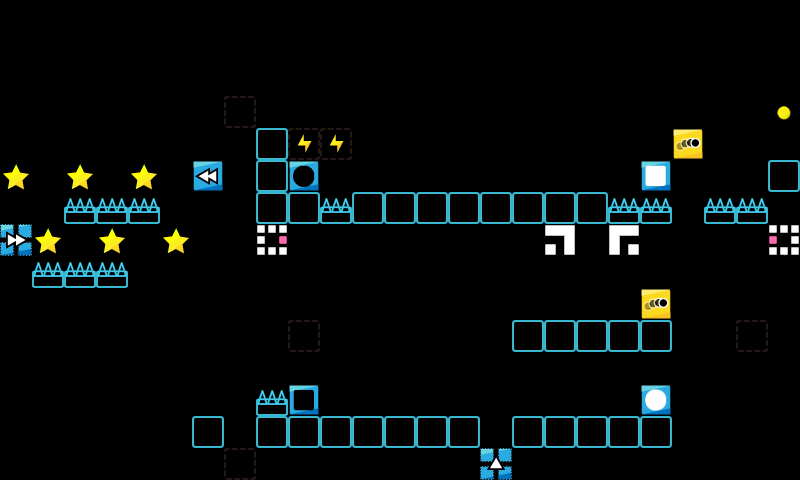

This game map was drawn from its Tiled (.tmx) file and the tilesets committed beside it. A one-line description and the trimmed map source follow:
An orthogonal 25x15 tile map with 32x32 px tiles, 1 tile layer (map) and 4 objects (3x Kinematic, Missile).

<map version="1.2" tiledversion="1.3.1" orientation="orthogonal" renderorder="right-down" compressionlevel="0" width="25" height="15" tilewidth="32" tileheight="32" infinite="0" nextlayerid="3" nextobjectid="5">
 <tileset firstgid="1" name="map_tiles" tilewidth="32" tileheight="32" tilecount="225" columns="15">
  <image source="../../img/map_tiles.png" width="480" height="480" />
 </tileset>
 <layer id="1" name="map" width="25" height="15">
  <data>[375 cells, 69 non-empty, 18 distinct tile ids]</data>
 </layer>
 <objectgroup color="#ffffff" id="2" name="Object Layer 1">
  <object id="1" name="Missile" x="672" y="160" width="32" height="32">
   <properties>
    <property name="direction" value="4" />
    <property name="speed" value="11" />
    <property name="time" value="0" />
   </properties>
  </object>
  <object id="2" name="Kinematic" x="288" y="256" width="32" height="32">
   <properties>
    <property name="direction" value="vertical" />
    <property name="speed" value="2" />
   </properties>
  </object>
  <object id="3" name="Kinematic" x="736" y="256" width="32" height="32">
   <properties>
    <property name="direction" value="vertical" />
    <property name="speed" value="2" />
   </properties>
  </object>
  <object id="4" name="Kinematic" x="224" y="192" width="32" height="32">
   <properties>
    <property name="direction" value="vertical" />
   </properties>
  </object>
 </objectgroup>
</map>
